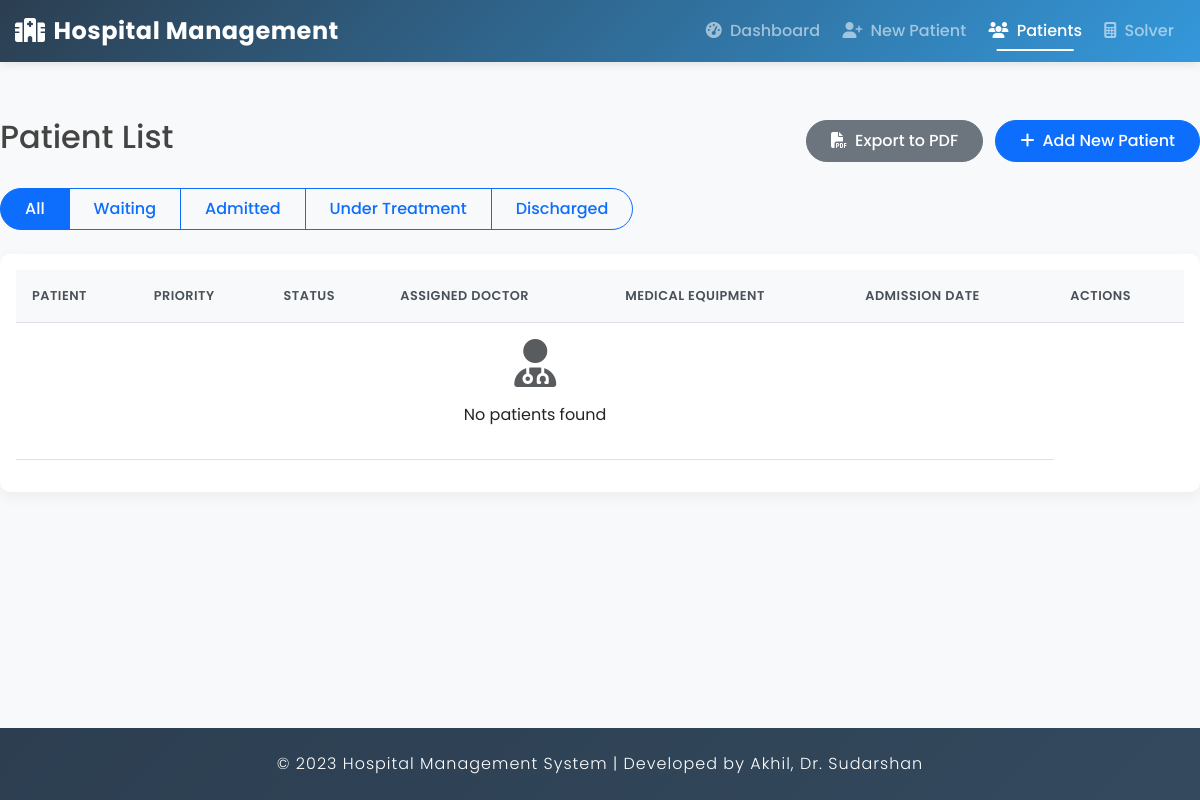
The page /patient/list/ on the database as committed earlier.
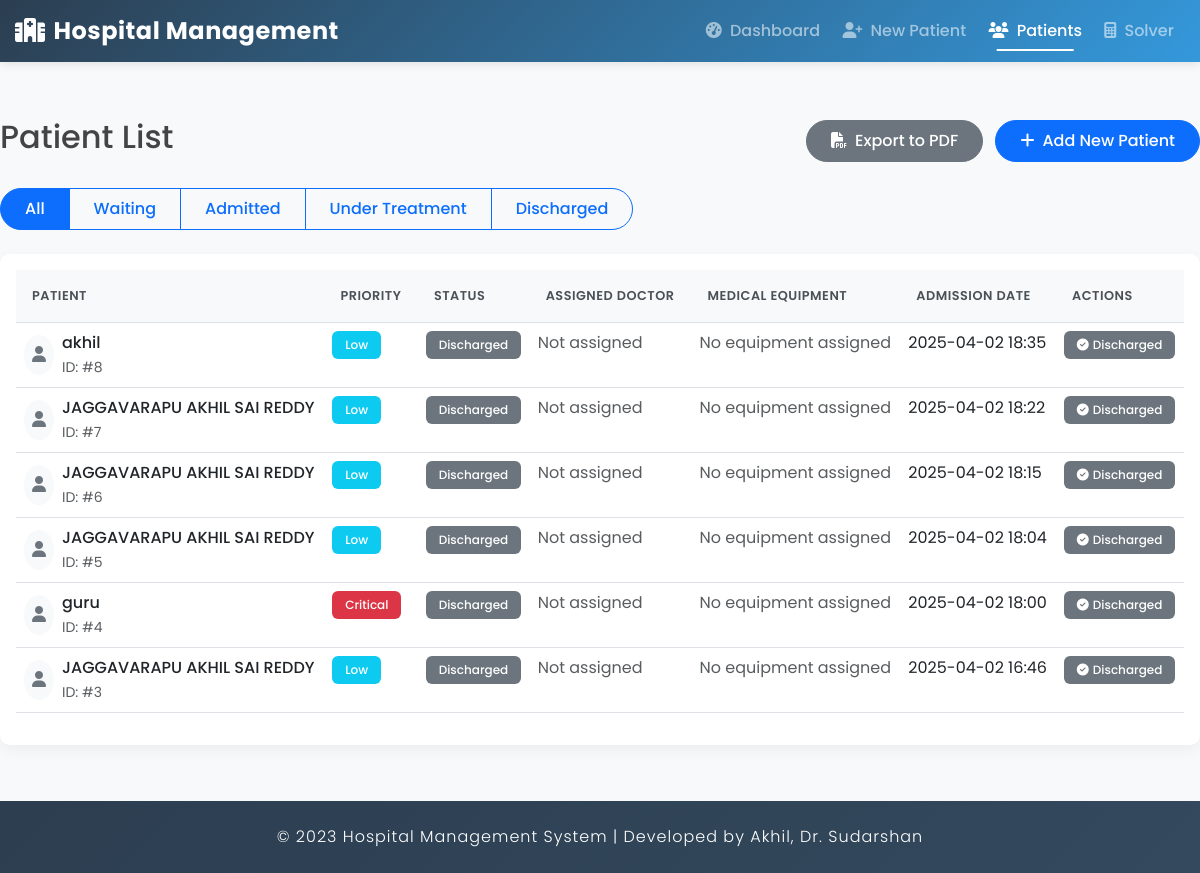
The same page on the database as committed later.
### hospital/models.py (models this page shows, shortened)
class Patient(models.Model):
    STATUS_CHOICES = [
        ('WAI', 'Waiting'),
        ('ADM', 'Admitted'),
        ('TRE', 'Under Treatment'),
        ('DIS', 'Discharged'),
    ]
    PRIORITY_CHOICES = [
        (1, 'Low'),
        (2, 'Medium'),
        (3, 'High'),
        (4, 'Critical'),
        (5, 'Emergency'),
    ]
    GENDER_CHOICES = [
        ('M', 'Male'),
        ('F', 'Female'),
        ('O', 'Other'),
    ]
    name = models.CharField(max_length=100)
    age = models.IntegerField(validators=[MinValueValidator(0), MaxValueValidator(150)])
    gender = models.CharField(max_length=1, choices=GENDER_CHOICES, default='M')
    admission_date = models.DateTimeField(auto_now_add=True)
    condition = models.TextField()
    diagnosis = models.TextField(blank=True)
    status = models.CharField(max_length=3, choices=STATUS_CHOICES, default='WAI')
    priority = models.IntegerField(choices=PRIORITY_CHOICES, default=1)
    expected_stay_days = models.IntegerField(validators=[MinValueValidator(1)], default=1)
    notes = models.TextField(blank=True)
    required_equipment = models.JSONField(default=list, blank=True)
    assigned_doctor = models.ForeignKey(Doctor, on_delete=models.SET_NULL, null=True, blank=True)
    assigned_bed = models.ForeignKey(Bed, on_delete=models.SET_NULL, null=True, blank=True)

### hospital/views.py (the view)
# urls.py: path('patient/list/', views.PatientListView.as_view(), name='patient_list'),
class PatientListView(ListView):
    model = Patient
    template_name = 'hospital/patient_list.html'
    context_object_name = 'patients'
    def get_queryset(self):
        status = self.request.GET.get('status', '')
        if status:
            return Patient.objects.filter(status=status).order_by('-priority', '-admission_date')
        return Patient.objects.all().order_by('-admission_date')

### hospital/templates/hospital/patient_list.html (shortened to what the changed rows need)
{% extends 'hospital/base.html' %}
{% block content %}
<div class="row mb-4">
    <div class="col-md-12">
        <div class="d-flex justify-content-between align-items-center">
            <h2>Patient List</h2>
        </div>
    </div>
</div>
<div class="row">
    <div class="col-md-12">
        <div class="card">
            <div class="card-body">
                <div class="table-responsive">
                    <table class="table table-hover">
                        <thead>
                            <tr>
                                <th>Patient</th>
                                <th>Priority</th>
                                <th>Status</th>
                                <th>Assigned Doctor</th>
                                <th>Medical Equipment</th>
                                <th>Admission Date</th>
                                <th>Actions</th>
                            </tr>
                        </thead>
                        <tbody>
                            {% for patient in patients %}
                            <tr>
                                <td>
                                    <div class="d-flex align-items-center">
                                        <div class="avatar avatar-sm bg-light rounded-circle p-2 me-2">
                                            <i class="fas fa-user text-secondary"></i>
                                        </div>
                                        <div>
                                            <p class="mb-0 fw-medium">{{ patient.name }}</p>
                                            <small class="text-muted">ID: #{{ patient.id }}</small>
                                        </div>
                                    </div>
                                </td>
                                <td>
                                    <span class="badge bg-{% if patient.priority >= 4 %}danger{% elif patient.priority >= 3 %}warning{% else %}info{% endif %}">
                                        {{ patient.get_priority_display }}
                                    </span>
                                </td>
                                <td>
                                    <span class="badge bg-{% if patient.status == 'WAI' %}warning{% elif patient.status == 'ADM' %}success{% elif patient.status == 'TRE' %}info{% else %}secondary{% endif %}">
                                        {{ patient.get_status_display }}
                                    </span>
                                </td>
                                <td>
                                    {% if patient.assigned_doctor %}
                                    <div class="d-flex align-items-center">
                                        <div class="avatar avatar-sm bg-info-light rounded-circle p-2 me-2">
                                            <i class="fas fa-user-md text-info"></i>
                                        </div>
                                        <div>
                                            <p class="mb-0">Dr. {{ patient.assigned_doctor.user.get_full_name }}</p>
                                            {% if patient.assigned_doctor.specialty %}
                                            <small class="text-muted">{{ patient.assigned_doctor.specialty }}</small>
                                            {% endif %}
                                        </div>
                                    </div>
                                    {% else %}
                                    <span class="text-muted">Not assigned</span>
                                    {% endif %}
                                </td>
                                <td>
                                    {% if patient.assigned_equipment.all %}
                                    <div class="d-flex flex-wrap gap-1">
                                        {% for equipment in patient.assigned_equipment.all %}
                                        <span class="badge bg-primary">
                                            <i class="fas fa-tools me-1"></i>{{ equipment.name }}
                                        </span>
                                        {% endfor %}
                                    </div>
                                    {% else %}
                                    <span class="text-muted">No equipment assigned</span>
                                    {% endif %}
                                </td>
                                <td>{{ patient.admission_date|date:"Y-m-d H:i" }}</td>
                                <td>
                                    <div class="btn-group">
                                        {% if patient.status == 'WAI' %}
                                        <a href="{% url 'hospital:patient_confirm' patient.id %}" class="btn btn-sm btn-success">
                                            <i class="fas fa-bed me-1"></i>Admit
                                        </a>
                                        {% elif patient.status == 'ADM' %}
                                        <a href="{% url 'hospital:patient_discharge' patient.id %}" class="btn btn-sm btn-danger">
                                            <i class="fas fa-sign-out-alt me-1"></i>Discharge
                                        </a>
                                        {% elif patient.status == 'TRE' %}
                                        <div>
                                            <span class="badge bg-info mb-1">
                                                <i class="fas fa-stethoscope me-1"></i>Under Treatment
                                            </span>
                                        </div>
                                        {% else %}
                                        <span class="badge bg-secondary">
                                            <i class="fas fa-check-circle me-1"></i>Discharged
                                        </span>
                                        {% endif %}
                                    </div>
                                </td>
                            </tr>
                            {% empty %}
                            <tr>
                                <td colspan="6" class="text-center py-3">
                                    <div class="empty-state">
                                        <i class="fas fa-user-md fa-3x text-muted mb-3"></i>
                                        <p>No patients found</p>
                                    </div>
                                </td>
                            </tr>
                            {% endfor %}
                        </tbody>
                    </table>
                </div>
            </div>
        </div>
    </div>
</div>
{% endblock %}

Rows that differ between the two databases and show on the page:
added Patient: name "akhil", id "8", priority "Low", status "Discharged", shows "Not assigned", admission_date "2025-04-02 18:35"
added Patient: name "JAGGAVARAPU AKHIL SAI REDDY", id "7", priority "Low", status "Discharged", shows "Not assigned", admission_date "2025-04-02 18:22"
added Patient: name "JAGGAVARAPU AKHIL SAI REDDY", id "6", priority "Low", status "Discharged", shows "Not assigned", admission_date "2025-04-02 18:15"
added Patient: name "JAGGAVARAPU AKHIL SAI REDDY", id "5", priority "Low", status "Discharged", shows "Not assigned", admission_date "2025-04-02 18:04"
added Patient: name "guru", id "4", priority "Critical", status "Discharged", shows "Not assigned", admission_date "2025-04-02 18:00"
added Patient: name "JAGGAVARAPU AKHIL SAI REDDY", id "3", priority "Low", status "Discharged", shows "Not assigned", admission_date "2025-04-02 16:46"
Other text that changed with them:
text no longer shown: "No patients found"
